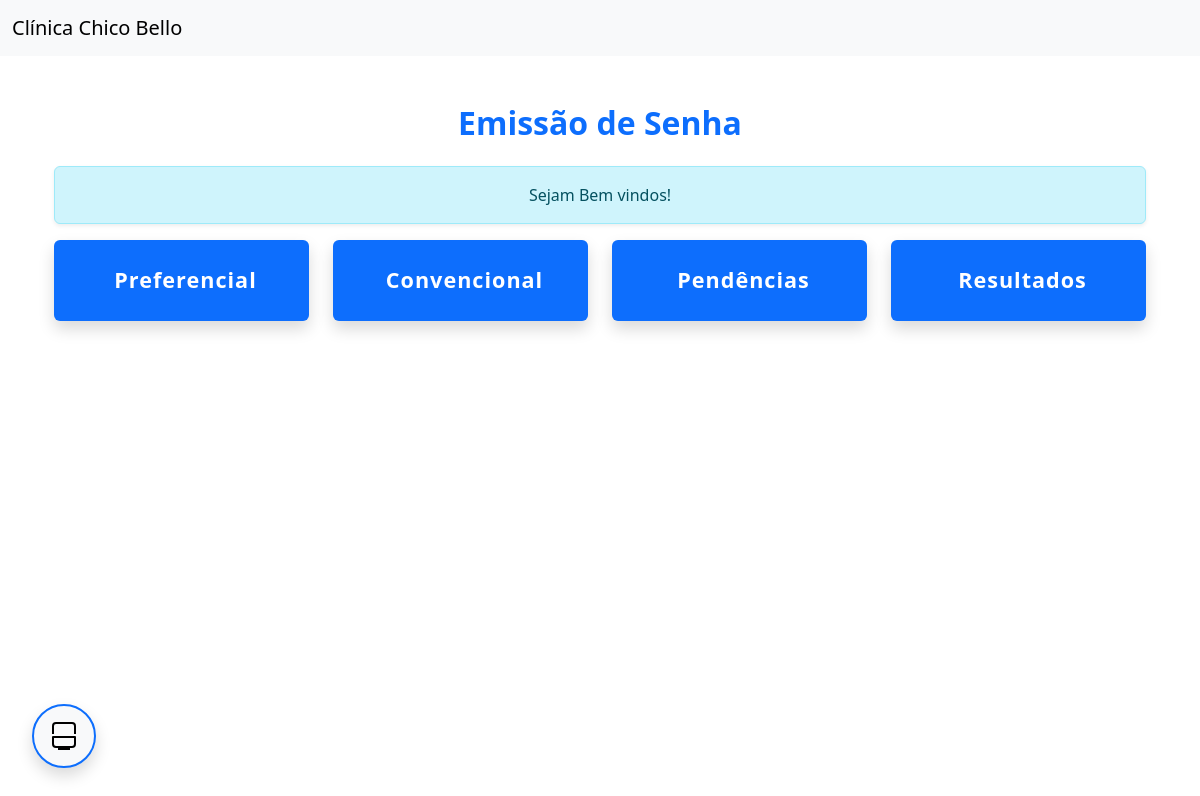
The page /emissao/ (signed in) on the database its author committed.
### app/models.py (models this page shows)
class Configuracao(db.Model):
    __tablename__ = 'configuracoes'
    id = db.Column(db.Integer, primary_key=True)
    chave = db.Column(db.String(50), unique=True, nullable=False)
    valor = db.Column(db.String(100))

class TipoAtendimento(db.Model):
    __tablename__ = 'tipos_atendimento'
    id = db.Column(db.Integer, primary_key=True)
    nome = db.Column(db.String(50), unique=True, nullable=False)
    sigla = db.Column(db.String(3), unique=True, nullable=False)

### app/routes/emissao.py (the view, shortened to what this page needs)
@emissao_bp.route('/', methods=['GET', 'POST'])
@login_required
def emitir():
    tipos = TipoAtendimento.query.all()
    configs = {c.chave: c.valor for c in Configuracao.query.filter(Configuracao.chave.in_(['nome_clinica', 'mensagem_painel']))}
    senha_emitida = None
    tipo_emitido = None
    erro = None
    return render_template('emissao/emitir.html', tipos=tipos, senha_emitida=senha_emitida, tipo_emitido=tipo_emitido, config_nome_clinica=configs.get('nome_clinica'), config_mensagem_painel=configs.get('mensagem_painel'), erro=erro)

### app/__init__.py (called while the page is built)
@login_manager.user_loader
def load_user(user_id):
    return Usuario.query.get(int(user_id))

### app/templates/emissao/emitir.html (shortened to what this page needs)
{% extends 'base.html' %}
{% block content %}
<div class="container py-4">
  <h2 class="mb-4 fw-bold text-center text-primary">Emissão de Senha</h2>
  {% if config_mensagem_painel %}
  <div class="alert alert-info text-center shadow-sm">{{ config_mensagem_painel }}</div>
  {% endif %}
  <form method="post" id="form-emissao">
    <div class="row justify-content-center g-4">
      {% set cor_btn = '#0d6efd' %}
      {% for tipo in tipos %}
        <div class="col-6 col-md-3">
          <button type="submit" name="tipo_id" value="{{ tipo.id }}" class="btn w-100 py-4 shadow border-0 fw-bold tipo-btn" style="background: {{ cor_btn }}; color: #fff; font-size:1.35rem; letter-spacing:1px;">
             {{ tipo.nome }}
          </button>
        </div>
      {% endfor %}
    </div>
  </form>
</div>
<button id="btn-reimpressao" class="btn btn-light shadow rounded-circle position-fixed" style="bottom: 32px; left: 32px; width: 64px; height: 64px; z-index: 1000; border: 2px solid #0d6efd; display: flex; align-items: center; justify-content: center; font-size: 2rem; transition: background .2s;">
</button>
{% endblock %}

### app/templates/base.html (shortened to what this page needs)
<!doctype html>
<html lang="pt-br">
  <head>
    <link href="https://cdn.jsdelivr.net/npm/bootstrap@5.3.3/dist/css/bootstrap.min.css" rel="stylesheet">
  </head>
  <body>
    {% if request.endpoint != 'emissao.emitir' %}
    <nav class="navbar navbar-expand-lg navbar-light bg-light mb-4">
      <div class="container-fluid">
        <a class="navbar-brand" href="/">{{ config_nome_clinica or 'Sistema de Gerenciamento de Senhas' }}</a>
        <div class="collapse navbar-collapse" id="navbarNav">
          <ul class="navbar-nav ms-auto">
            <li class="nav-item"><a class="nav-link" href="{{ url_for('admin.area_acesso') }}"><i class="bi bi-grid"></i> Área de Acesso</a></li>
            <li class="nav-item"><a class="nav-link" href="{{ url_for('public.ajuda') }}"><i class="bi bi-question-circle"></i> Ajuda</a></li>
            {% if current_user.is_authenticated %}
              <li class="nav-item"><a class="nav-link" href="{{ url_for('admin.logout') }}"><i class="bi bi-box-arrow-right"></i> Sair / Trocar Usuário</a></li>
            {% endif %}
          </ul>
        </div>
      </div>
    </nav>
    {% else %}
    <nav class="navbar navbar-expand-lg navbar-light bg-light mb-4">
      <div class="container-fluid">
        <a class="navbar-brand" href="#">{{ config_nome_clinica or 'Sistema de Gerenciamento de Senhas' }}</a>
        <div class="collapse navbar-collapse" id="navbarNav">
          <ul class="navbar-nav ms-auto">
            <li class="nav-item"><a class="nav-link sair-link sair-invisivel" href="{{ url_for('admin.logout') }}" tabindex="0" title="Sair"> Sair</a></li>
          </ul>
        </div>
      </div>
    </nav>
    {% endif %}
    <div class="container">
      {% block content %}{% endblock %}
    </div>
  </body>
</html>

### app/templates/emissao/emitir.html (style rules this page uses)
.position-fixed { position: fixed!important; }

### rows shown on the page
Configuracao: valor "Clínica Chico Bello"
Configuracao: valor "Sejam Bem vindos!"
TipoAtendimento: {{ tipo.id }} 1 (drawn), nome "Preferencial"
TipoAtendimento: {{ tipo.id }} 2 (drawn), nome "Convencional"
TipoAtendimento: {{ tipo.id }} 3 (drawn), nome "Pendências"
TipoAtendimento: {{ tipo.id }} 4 (drawn), nome "Resultados"
